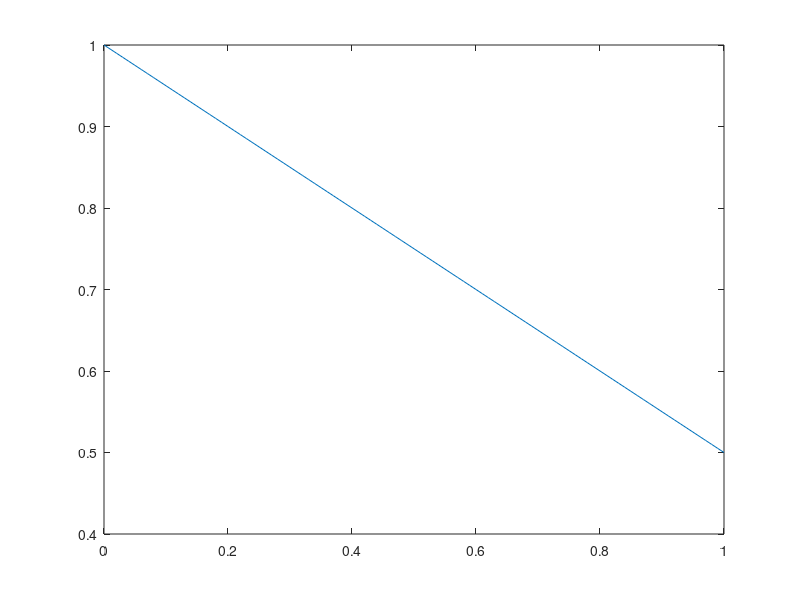

Write MATLAB code to recreate this figure. (Note: this script raises an error after producing the figure.)
%Week 2 Exercise 3

close all
clear

ReL = [1e05, 1e04, 1e03]; 
x = linspace(0,1,101);

uegrad = -0.5;
ue = zeros(1,length(x));
ue(1) = 1;

for i = 2:length(x)
    ue(i) = ue(i-1) + uegrad*x(2);
end

figure 
plot(x,ue)

int = zeros(1,length(ReL));
ils = zeros(1,length(ReL));

Supplant = true;

for r = 1:length(ReL)
        
    integral = 0; 
    Mthick = 0;

    n = 101;
    laminar = true;
    i = 1;

    while laminar && i < n
        i = i+1;
        integral = integral + ueintbit(x(i-1),ue(i-1),x(i),ue(i)); 
        Mthick = sqrt(0.45*(ue(i)^-6)*integral/ReL(r));
        Rethet = ReL(r)*ue(i)*Mthick;
        m = -ReL(r)*(Mthick^2)*uegrad;

        H = thwaites_lookup(m);
        He = laminar_He(H);

        if log(Rethet) >= 18.4*He - 21.74
            laminar = false;
%             disp([x(i) Rethet/1000])
            int(r) = x(i);
        elseif m >= 0.09
            laminar = false;
%             disp([x(i) Rethet/1000])
            ils(r) = x(i);
        end

    end
    
    if ils(r)==0 && Supplant
        Supplant = false; 
        disp(['Transition supplants seperation ' num2str(ReL(r))])
    end
        
    if int(r)~= 0
%         disp(['Natural transition at ' num2str(int(r)) ' with Rethet ' num2str(Rethet)]) 
    elseif ils(r)~= 0
%         disp(['Laminar separation at ' num2str(ils(r)) ' with Rethet ' num2str(Rethet)])
    end    
end 

% 1791352.7914
% 1791351.3514

